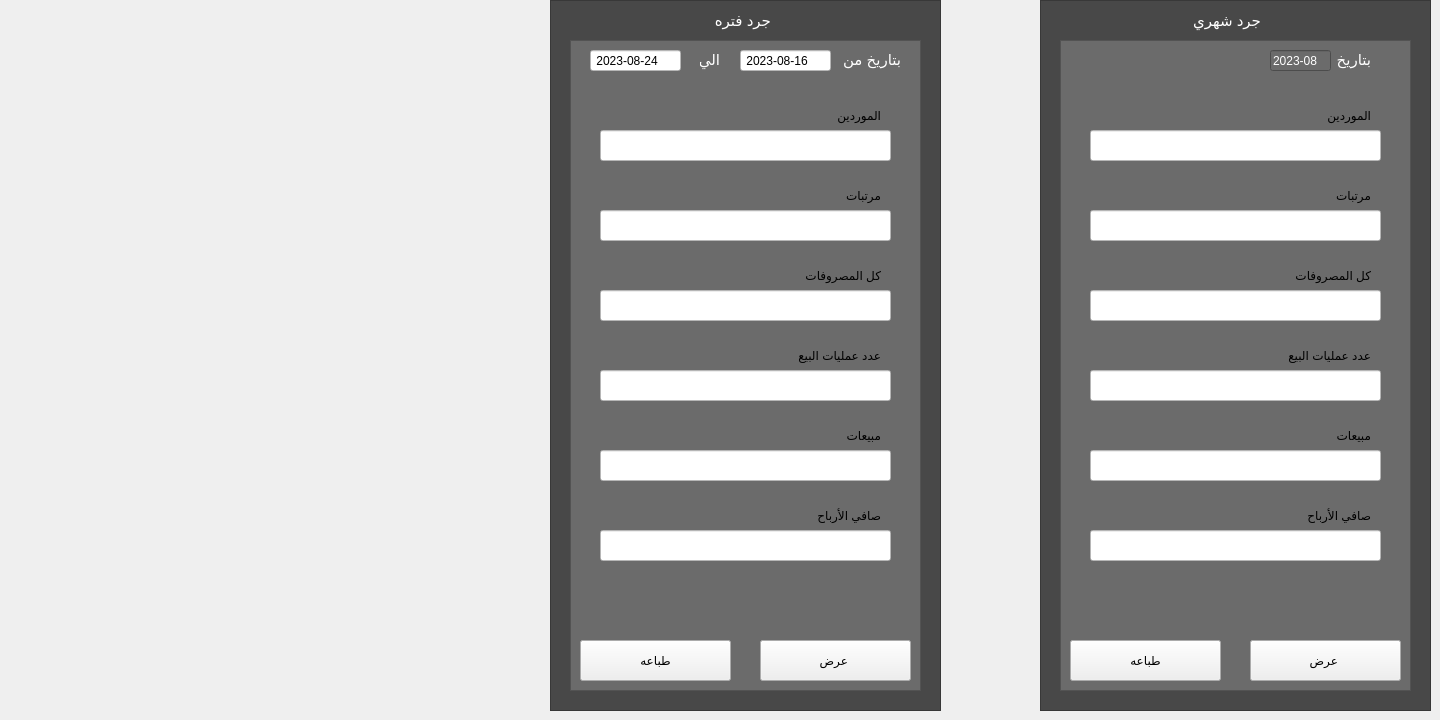
     <widget class="QWidget" name="tab_15">
      <attribute name="title">
       <string>جرد</string>
      </attribute>
      <widget class="QGraphicsView" name="graphicsView_104">
       <property name="geometry">
        <rect>
         <x>550</x>
         <y>0</y>
         <width>391</width>
         <height>711</height>
        </rect>
       </property>
       <property name="styleSheet">
        <string notr="true">background-color: rgb(72, 72, 72);
</string>
       </property>
      </widget>
      <widget class="QGraphicsView" name="graphicsView_105">
       <property name="geometry">
        <rect>
         <x>570</x>
         <y>40</y>
         <width>351</width>
         <height>651</height>
        </rect>
       </property>
       <property name="styleSheet">
        <string notr="true">background-color: rgb(136, 136, 136);
background-color: rgb(107, 107, 107);</string>
       </property>
      </widget>
      <widget class="QLabel" name="label_336">
       <property name="geometry">
        <rect>
         <x>770</x>
         <y>420</y>
         <width>111</width>
         <height>31</height>
        </rect>
       </property>
       <property name="styleSheet">
        <string notr="true">background-color: transparent;
</string>
       </property>
       <property name="text">
        <string>مبيعات </string>
       </property>
      </widget>
      <widget class="QLabel" name="label_331">
       <property name="geometry">
        <rect>
         <x>700</x>
         <y>50</y>
         <width>20</width>
         <height>20</height>
        </rect>
       </property>
       <property name="styleSheet">
        <string notr="true">background-color: transparent;
color: rgb(255, 255, 255);
font-size:15px;</string>
       </property>
       <property name="text">
        <string>الي</string>
       </property>
      </widget>
      <widget class="QLineEdit" name="subscription_men_startdate_LINE_84">
       <property name="geometry">
        <rect>
         <x>600</x>
         <y>290</y>
         <width>291</width>
         <height>31</height>
        </rect>
       </property>
       <property name="styleSheet">
        <string notr="true">	background-color: rgb(255, 255, 255);
</string>
       </property>
       <property name="text">
        <string/>
       </property>
       <property name="readOnly">
        <bool>true</bool>
       </property>
      </widget>
      <widget class="QLabel" name="label_330">
       <property name="geometry">
        <rect>
         <x>840</x>
         <y>50</y>
         <width>61</width>
         <height>20</height>
        </rect>
       </property>
       <property name="styleSheet">
        <string notr="true">background-color: transparent;
color: rgb(255, 255, 255);
font-size:15px;</string>
       </property>
       <property name="text">
        <string>بتاريخ من </string>
       </property>
      </widget>
      <widget class="QLineEdit" name="subscription_men_startdate_LINE_85">
       <property name="geometry">
        <rect>
         <x>600</x>
         <y>530</y>
         <width>291</width>
         <height>31</height>
        </rect>
       </property>
       <property name="styleSheet">
        <string notr="true">	background-color: rgb(255, 255, 255);
</string>
       </property>
       <property name="text">
        <string/>
       </property>
       <property name="readOnly">
        <bool>true</bool>
       </property>
      </widget>
      <widget class="QLabel" name="label_332">
       <property name="geometry">
        <rect>
         <x>800</x>
         <y>180</y>
         <width>81</width>
         <height>31</height>
        </rect>
       </property>
       <property name="styleSheet">
        <string notr="true">background-color: transparent;
</string>
       </property>
       <property name="text">
        <string>مرتبات</string>
       </property>
      </widget>
      <widget class="QLineEdit" name="subscription_men_startdate_LINE_80">
       <property name="geometry">
        <rect>
         <x>590</x>
         <y>50</y>
         <width>91</width>
         <height>21</height>
        </rect>
       </property>
       <property name="styleSheet">
        <string notr="true">background-color: rgb(255, 255, 255);
color: rgb(0, 0, 0);</string>
       </property>
       <property name="text">
        <string> 2023-08-24</string>
       </property>
       <property name="readOnly">
        <bool>true</bool>
       </property>
      </widget>
      <widget class="QLineEdit" name="subscription_men_startdate_LINE_82">
       <property name="geometry">
        <rect>
         <x>600</x>
         <y>130</y>
         <width>291</width>
         <height>31</height>
        </rect>
       </property>
       <property name="styleSheet">
        <string notr="true">	background-color: rgb(255, 255, 255);
</string>
       </property>
       <property name="text">
        <string/>
       </property>
       <property name="readOnly">
        <bool>true</bool>
       </property>
      </widget>
      <widget class="QLabel" name="label_333">
       <property name="geometry">
        <rect>
         <x>770</x>
         <y>500</y>
         <width>111</width>
         <height>31</height>
        </rect>
       </property>
       <property name="styleSheet">
        <string notr="true">background-color: transparent;
</string>
       </property>
       <property name="text">
        <string>صافي الأرباح</string>
       </property>
      </widget>
      <widget class="QLabel" name="label_334">
       <property name="geometry">
        <rect>
         <x>770</x>
         <y>260</y>
         <width>111</width>
         <height>31</height>
        </rect>
       </property>
       <property name="styleSheet">
        <string notr="true">background-color: transparent;
</string>
       </property>
       <property name="text">
        <string>كل المصروفات</string>
       </property>
      </widget>
      <widget class="QLabel" name="label_335">
       <property name="geometry">
        <rect>
         <x>800</x>
         <y>100</y>
         <width>81</width>
         <height>31</height>
        </rect>
       </property>
       <property name="styleSheet">
        <string notr="true">background-color: transparent;
</string>
       </property>
       <property name="text">
        <string>الموردين</string>
       </property>
      </widget>
      <widget class="QPushButton" name="subscription_men_sahowall_btn_36">
       <property name="geometry">
        <rect>
         <x>760</x>
         <y>640</y>
         <width>151</width>
         <height>41</height>
        </rect>
       </property>
       <property name="styleSheet">
        <string notr="true">.QPushButton:hover {
	background:linear-gradient(to bottom, #ccc2a6 5%, #eae0c2 100%);
	
	color: rgb(0, 0, 0);
		
	background-color: rgb(255, 255, 255);
	border-color: rgb(38, 38, 38);

}
.QPushButton:active {
	position:relative;
	top:1px;
}</string>
       </property>
       <property name="text">
        <string>عرض </string>
       </property>
      </widget>
      <widget class="QPushButton" name="subscription_men_sahowall_btn_25">
       <property name="geometry">
        <rect>
         <x>580</x>
         <y>640</y>
         <width>151</width>
         <height>41</height>
        </rect>
       </property>
       <property name="styleSheet">
        <string notr="true">.QPushButton:hover {
	background:linear-gradient(to bottom, #ccc2a6 5%, #eae0c2 100%);
	
	color: rgb(0, 0, 0);
		
	background-color: rgb(255, 255, 255);
	border-color: rgb(38, 38, 38);

}
.QPushButton:active {
	position:relative;
	top:1px;
}</string>
       </property>
       <property name="text">
        <string>طباعه</string>
       </property>
      </widget>
      <widget class="QLineEdit" name="subscription_men_startdate_LINE_87">
       <property name="geometry">
        <rect>
         <x>600</x>
         <y>450</y>
         <width>291</width>
         <height>31</height>
        </rect>
       </property>
       <property name="styleSheet">
        <string notr="true">	background-color: rgb(255, 255, 255);
</string>
       </property>
       <property name="text">
        <string/>
       </property>
       <property name="readOnly">
        <bool>true</bool>
       </property>
      </widget>
      <widget class="QLineEdit" name="subscription_men_startdate_LINE_81">
       <property name="geometry">
        <rect>
         <x>600</x>
         <y>370</y>
         <width>291</width>
         <height>31</height>
        </rect>
       </property>
       <property name="styleSheet">
        <string notr="true">	background-color: rgb(255, 255, 255);
</string>
       </property>
       <property name="text">
        <string/>
       </property>
       <property name="readOnly">
        <bool>true</bool>
       </property>
      </widget>
      <widget class="QLineEdit" name="subscription_men_startdate_LINE_79">
       <property name="geometry">
        <rect>
         <x>740</x>
         <y>50</y>
         <width>91</width>
         <height>21</height>
        </rect>
       </property>
       <property name="styleSheet">
        <string notr="true">background-color: rgb(255, 255, 255);
color: rgb(0, 0, 0);</string>
       </property>
       <property name="text">
        <string> 2023-08-16</string>
       </property>
       <property name="readOnly">
        <bool>true</bool>
       </property>
      </widget>
      <widget class="QLabel" name="label_338">
       <property name="geometry">
        <rect>
         <x>770</x>
         <y>340</y>
         <width>111</width>
         <height>31</height>
        </rect>
       </property>
       <property name="styleSheet">
        <string notr="true">background-color: transparent;
</string>
       </property>
       <property name="text">
        <string>عدد عمليات البيع</string>
       </property>
      </widget>
      <widget class="QLineEdit" name="subscription_men_startdate_LINE_83">
       <property name="geometry">
        <rect>
         <x>600</x>
         <y>210</y>
         <width>291</width>
         <height>31</height>
        </rect>
       </property>
       <property name="styleSheet">
        <string notr="true">	background-color: rgb(255, 255, 255);
</string>
       </property>
       <property name="text">
        <string/>
       </property>
       <property name="readOnly">
        <bool>true</bool>
       </property>
      </widget>
      <widget class="QGraphicsView" name="graphicsView_102">
       <property name="geometry">
        <rect>
         <x>1040</x>
         <y>0</y>
         <width>391</width>
         <height>711</height>
        </rect>
       </property>
       <property name="styleSheet">
        <string notr="true">background-color: rgb(72, 72, 72);
</string>
       </property>
      </widget>
      <widget class="QGraphicsView" name="graphicsView_103">
       <property name="geometry">
        <rect>
         <x>1060</x>
         <y>40</y>
         <width>351</width>
         <height>651</height>
        </rect>
       </property>
       <property name="styleSheet">
        <string notr="true">background-color: rgb(136, 136, 136);
background-color: rgb(107, 107, 107);</string>
       </property>
      </widget>
      <widget class="QLineEdit" name="subscription_men_startdate_LINE_49">
       <property name="geometry">
        <rect>
         <x>1090</x>
         <y>370</y>
         <width>291</width>
         <height>31</height>
        </rect>
       </property>
       <property name="styleSheet">
        <string notr="true">	background-color: rgb(255, 255, 255);
</string>
       </property>
       <property name="text">
        <string/>
       </property>
       <property name="readOnly">
        <bool>true</bool>
       </property>
      </widget>
      <widget class="QLabel" name="label_222">
       <property name="geometry">
        <rect>
         <x>1330</x>
         <y>50</y>
         <width>41</width>
         <height>20</height>
        </rect>
       </property>
       <property name="styleSheet">
        <string notr="true">background-color: transparent;
color: rgb(255, 255, 255);
font-size:15px;</string>
       </property>
       <property name="text">
        <string>بتاريخ</string>
       </property>
      </widget>
      <widget class="QLineEdit" name="subscription_men_startdate_LINE_46">
       <property name="geometry">
        <rect>
         <x>1270</x>
         <y>50</y>
         <width>61</width>
         <height>21</height>
        </rect>
       </property>
       <property name="styleSheet">
        <string notr="true">background-color: rgb(107, 107, 107);
border-color: rgb(107, 107, 107);
color: rgb(255, 255, 255);</string>
       </property>
       <property name="text">
        <string>2023-08</string>
       </property>
       <property name="readOnly">
        <bool>true</bool>
       </property>
      </widget>
      <widget class="QLineEdit" name="subscription_men_startdate_LINE_50">
       <property name="geometry">
        <rect>
         <x>1090</x>
         <y>530</y>
         <width>291</width>
         <height>31</height>
        </rect>
       </property>
       <property name="styleSheet">
        <string notr="true">	background-color: rgb(255, 255, 255);
</string>
       </property>
       <property name="text">
        <string/>
       </property>
       <property name="readOnly">
        <bool>true</bool>
       </property>
      </widget>
      <widget class="QLabel" name="label_226">
       <property name="geometry">
        <rect>
         <x>1290</x>
         <y>180</y>
         <width>81</width>
         <height>31</height>
        </rect>
       </property>
       <property name="styleSheet">
        <string notr="true">background-color: transparent;
</string>
       </property>
       <property name="text">
        <string>مرتبات</string>
       </property>
      </widget>
      <widget class="QPushButton" name="subscription_men_sahowall_btn_24">
       <property name="geometry">
        <rect>
         <x>1070</x>
         <y>640</y>
         <width>151</width>
         <height>41</height>
        </rect>
       </property>
       <property name="styleSheet">
        <string notr="true">.QPushButton:hover {
	background:linear-gradient(to bottom, #ccc2a6 5%, #eae0c2 100%);
	
	color: rgb(0, 0, 0);
		
	background-color: rgb(255, 255, 255);
	border-color: rgb(38, 38, 38);

}
.QPushButton:active {
	position:relative;
	top:1px;
}</string>
       </property>
       <property name="text">
        <string>طباعه</string>
       </property>
      </widget>
      <widget class="QLabel" name="label_224">
       <property name="geometry">
        <rect>
         <x>1290</x>
         <y>100</y>
         <width>81</width>
         <height>31</height>
        </rect>
       </property>
       <property name="styleSheet">
        <string notr="true">background-color: transparent;
</string>
       </property>
       <property name="text">
        <string>الموردين</string>
       </property>
      </widget>
      <widget class="QLineEdit" name="subscription_men_startdate_LINE_45">
       <property name="geometry">
        <rect>
         <x>1090</x>
         <y>130</y>
         <width>291</width>
         <height>31</height>
        </rect>
       </property>
       <property name="styleSheet">
        <string notr="true">	background-color: rgb(255, 255, 255);
</string>
       </property>
       <property name="text">
        <string/>
       </property>
       <property name="readOnly">
        <bool>true</bool>
       </property>
      </widget>
      <widget class="QLabel" name="label_221">
       <property name="geometry">
        <rect>
         <x>1180</x>
         <y>10</y>
         <width>81</width>
         <height>21</height>
        </rect>
       </property>
       <property name="styleSheet">
        <string notr="true">background-color: transparent;
color: rgb(255, 255, 255);
font-size:15px;</string>
       </property>
       <property name="text">
        <string>جرد شهري</string>
       </property>
      </widget>
      <widget class="QLineEdit" name="subscription_men_startdate_LINE_48">
       <property name="geometry">
        <rect>
         <x>1090</x>
         <y>210</y>
         <width>291</width>
         <height>31</height>
        </rect>
       </property>
       <property name="styleSheet">
        <string notr="true">	background-color: rgb(255, 255, 255);
</string>
       </property>
       <property name="text">
        <string/>
       </property>
       <property name="readOnly">
        <bool>true</bool>
       </property>
      </widget>
      <widget class="QLabel" name="label_228">
       <property name="geometry">
        <rect>
         <x>1260</x>
         <y>500</y>
         <width>111</width>
         <height>31</height>
        </rect>
       </property>
       <property name="styleSheet">
        <string notr="true">background-color: transparent;
</string>
       </property>
       <property name="text">
        <string>صافي الأرباح</string>
       </property>
      </widget>
      <widget class="QLabel" name="label_337">
       <property name="geometry">
        <rect>
         <x>1260</x>
         <y>340</y>
         <width>111</width>
         <height>31</height>
        </rect>
       </property>
       <property name="styleSheet">
        <string notr="true">background-color: transparent;
</string>
       </property>
       <property name="text">
        <string>عدد عمليات البيع</string>
       </property>
      </widget>
      <widget class="QLabel" name="label_225">
       <property name="geometry">
        <rect>
         <x>1260</x>
         <y>260</y>
         <width>111</width>
         <height>31</height>
        </rect>
       </property>
       <property name="styleSheet">
        <string notr="true">background-color: transparent;
</string>
       </property>
       <property name="text">
        <string>كل المصروفات</string>
       </property>
      </widget>
      <widget class="QLineEdit" name="subscription_men_startdate_LINE_86">
       <property name="geometry">
        <rect>
         <x>1090</x>
         <y>450</y>
         <width>291</width>
         <height>31</height>
        </rect>
       </property>
       <property name="styleSheet">
        <string notr="true">	background-color: rgb(255, 255, 255);
</string>
       </property>
       <property name="text">
        <string/>
       </property>
       <property name="readOnly">
        <bool>true</bool>
       </property>
      </widget>
      <widget class="QLabel" name="label_227">
       <property name="geometry">
        <rect>
         <x>1260</x>
         <y>420</y>
         <width>111</width>
         <height>31</height>
        </rect>
       </property>
       <property name="styleSheet">
        <string notr="true">background-color: transparent;
</string>
       </property>
       <property name="text">
        <string>مبيعات </string>
       </property>
      </widget>
      <widget class="QLineEdit" name="subscription_men_startdate_LINE_47">
       <property name="geometry">
        <rect>
         <x>1090</x>
         <y>290</y>
         <width>291</width>
         <height>31</height>
        </rect>
       </property>
       <property name="styleSheet">
        <string notr="true">	background-color: rgb(255, 255, 255);
</string>
       </property>
       <property name="text">
        <string/>
       </property>
       <property name="readOnly">
        <bool>true</bool>
       </property>
      </widget>
      <widget class="QPushButton" name="subscription_men_sahowall_btn_23">
       <property name="geometry">
        <rect>
         <x>1250</x>
         <y>640</y>
         <width>151</width>
         <height>41</height>
        </rect>
       </property>
       <property name="styleSheet">
        <string notr="true">.QPushButton:hover {
	background:linear-gradient(to bottom, #ccc2a6 5%, #eae0c2 100%);
	
	color: rgb(0, 0, 0);
		
	background-color: rgb(255, 255, 255);
	border-color: rgb(38, 38, 38);

}
.QPushButton:active {
	position:relative;
	top:1px;
}</string>
       </property>
       <property name="text">
        <string>عرض </string>
       </property>
      </widget>
      <widget class="QLabel" name="label_223">
       <property name="geometry">
        <rect>
         <x>690</x>
         <y>10</y>
         <width>81</width>
         <height>21</height>
        </rect>
       </property>
       <property name="styleSheet">
        <string notr="true">background-color: transparent;
color: rgb(255, 255, 255);
font-size:15px;</string>
       </property>
       <property name="text">
        <string>جرد فتره</string>
       </property>
      </widget>
     </widget>
